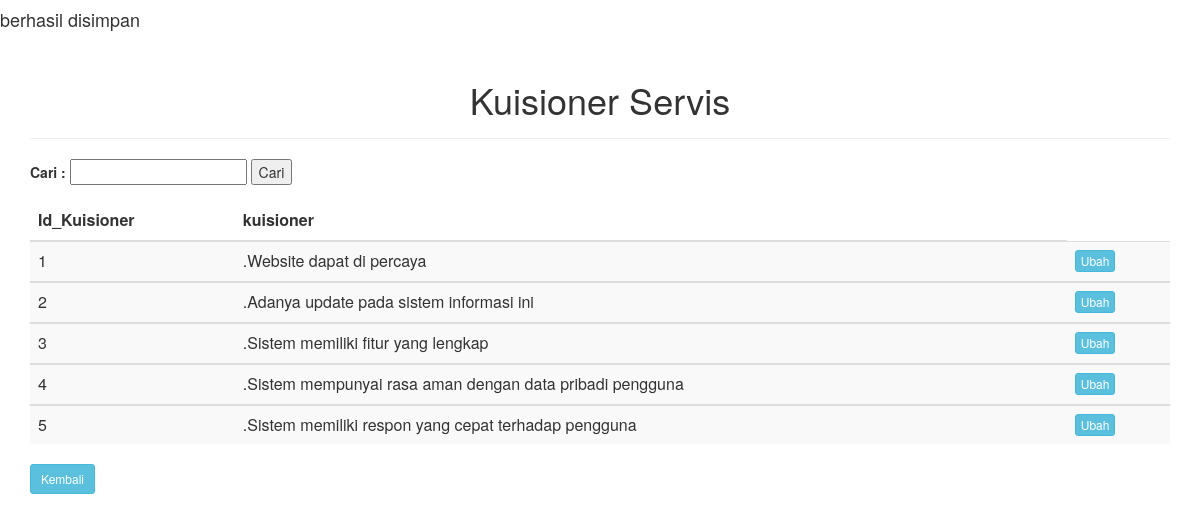
Page /admin/s_ubahkuisioners.php on the committed database.
### tables this page shows
CREATE TABLE `k_servis` (
  `id_kuisioner` int(11) NOT NULL,
  `kuisioner` text NOT NULL
);

### admin/tampilkuisioners.php (the view, shortened to what this page needs)
<!DOCTYPE HTML>
<html>
<head>
	<link href="css1/bootstrap.css" rel="stylesheet">
</head>
<?php
			$data=mysql_query("select *from k_control");
?>
<body>
<div class="container">
	<div class="page-header" align="center"><h1>Kuisioner Servis</h1></div>
	<form action="tampilkuisioners.php" method="get">
		<label>Cari :</label>
		<input type="text" name="cari">
		<input type="submit" value="Cari">
	</form>
	<table class="table table-striped">
		<thead>
			<th>Id_Kuisioner</th>
			<th>kuisioner</th>
		</thead>
		<tbody>
	<?php
		if(isset($_GET['cari'])){
			$cari = $_GET['cari'];
			$data = mysql_query("select * from k_servis where id_kuisioner like '%".$cari."%'");
		}else{
		$data = mysql_query("select * from k_servis");
	}
		while($d=mysql_fetch_array($data)){
		?>
			<td><?php echo $d['id_kuisioner']; ?></td>
			<td><?php echo $d['kuisioner']; ?></td>
		<td><a class="btn btn-info btn-xs" a href="ubahkuisioners.php?id_kuisioner=<?php echo $d['id_kuisioner']; ?>">Ubah</td>
		</tbody>
		<?php
		}
	?>
	</table>
	<a class="btn btn-info btn-sm" href="dashboard.php">Kembali</a>
</div>
</body>
</html>

### rows in the picture
k_servis: id_kuisioner "1", kuisioner ".Website dapat di percaya"
k_servis: id_kuisioner "2", kuisioner ".Adanya update pada sistem informasi ini"
k_servis: id_kuisioner "3", kuisioner ".Sistem memiliki fitur yang lengkap"
k_servis: id_kuisioner "4", kuisioner ".Sistem mempunyai rasa aman dengan data pribadi pengguna"
k_servis: id_kuisioner "5", kuisioner ".Sistem memiliki respon yang cepat terhadap pengguna"
